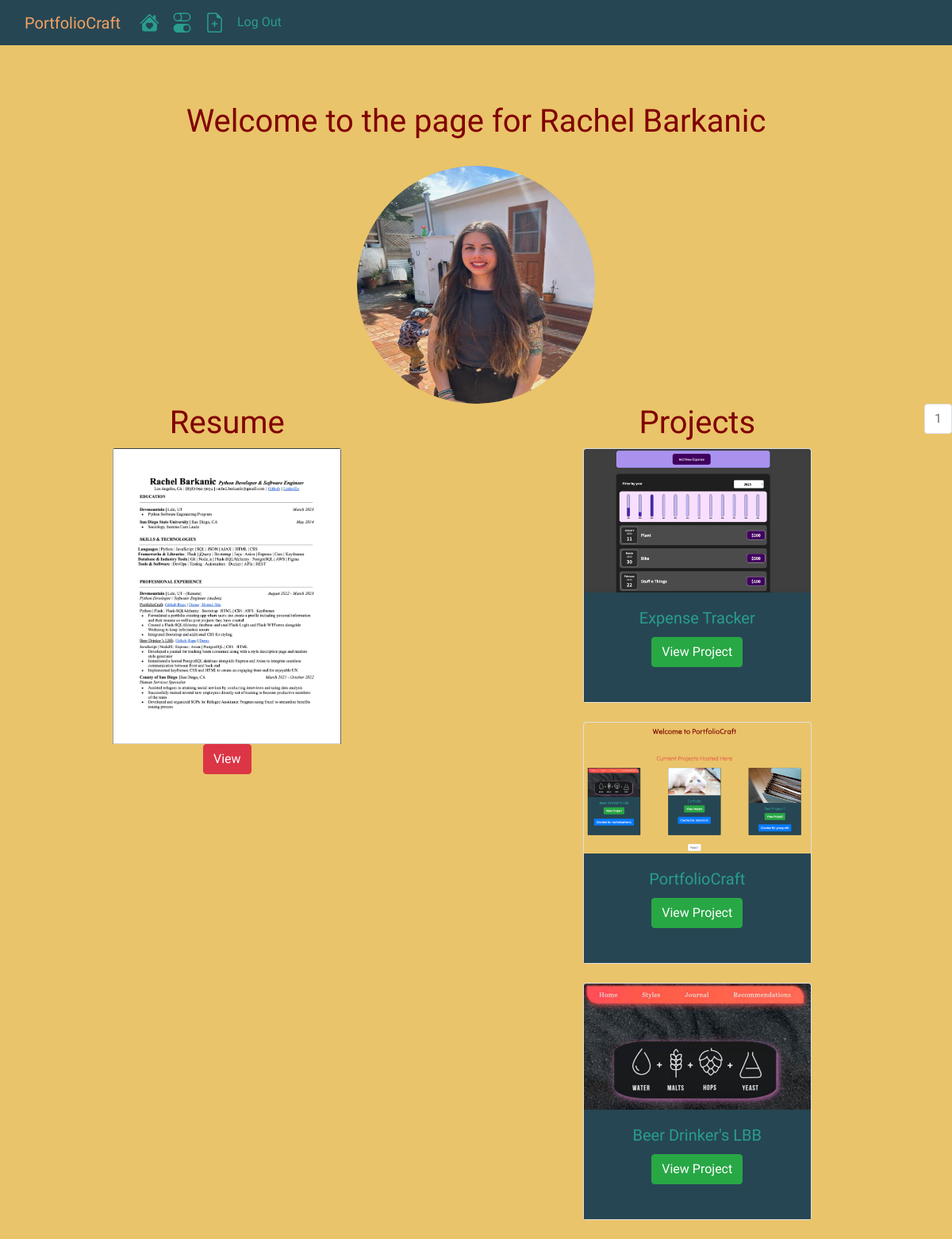
/rachelbarkanic (signed in), run on the app's committed database.
### portfoliocraft/models.py (models this page shows, shortened)
class User(db.Model, UserMixin):
    __tablename__ = 'users'
    id = db.Column(db.Integer, autoincrement = True, primary_key = True)
    profile_image = db.Column(db.String(255), nullable = False, default = 'default_profile.png')
    resume = db.Column(db.String(255), nullable = False, default = 'default_resume.png')
    first_name = db.Column(db.String(255), nullable = False, index=True)
    last_name = db.Column(db.String(255), nullable = False, index=True)
    username = db.Column(db.String(255), unique = True, nullable = False, index=True)
    email = db.Column(db.String(255), unique = True, nullable = False, index=True)
    password_hash = db.Column(db.String(255), nullable = False)
    projects = db.relationship('Project', backref = 'author', lazy = True)

class Project(db.Model):
    __tablename__ = 'projects'
    id = db.Column(db.Integer, autoincrement = True, primary_key = True)
    user_id = db.Column(db.Integer, db.ForeignKey('users.id'), nullable = False)
    date = db.Column(db.DateTime, nullable = False, default = datetime.utcnow)
    title = db.Column(db.String(255), nullable = False)
    description = db.Column(db.Text(255), nullable = False)
    screenshot = db.Column(db.String(255), nullable = False, default = 'default_screenshot.png')
    demo_link = db.Column(db.String(255), nullable = False)
    github_link = db.Column(db.String(255), nullable = False)

### portfoliocraft/users/views.py (the view)
@users.route('/<username>')
def user_projects(username):
    page = request.args.get('page', 1, type=int)
    user = User.query.filter_by(username = username).first_or_404()
    projects = Project.query.filter_by(author = user).order_by(Project.date.desc()).paginate(page = page, per_page = 5)
    return render_template('user_projects.html', projects = projects, user = user)

### portfoliocraft/models.py (called while the page is built)
@login_manager.user_loader
def load_user(user_id):
    return User.query.get(user_id)

### portfoliocraft/templates/user_projects.html
{% extends 'base.html' %}
{% block body %}
<br><br><br>
<div class="container" align="center">
    <h1>Welcome to the page for {{ user.first_name }} {{ user.last_name }}</h1>
    <br>
    <img class="profile-pic" src="{{url_for('static', filename = 'profile_pics/'+user.profile_image)}}">
</div>
<div class="flex-container" align="center">
    <div class="flex-child">
        <h1>Resume</h1>
            <div style="width: 18rem;"><img class="card-img-top" src="{{url_for('static', filename = 'resumes/'+user.resume)}}" alt="resume">
                <br>
                <button type="button" class="btn btn-danger"><a id="update-btn" href="{{url_for('users.view_resume', user_id = user.id)}}">View</a></button>
        </div>
    </div>
<div class="flex-child">
    <h1>Projects</h1>
{% for project in projects.items %}
<div class="card text-center" style="width: 18rem;">
    <img src="{{url_for('static', filename = 'screenshots/' +project.screenshot)}}" class="card-img-top" alt="project_image">
    <div class="card-body"  style="background-color: #264653;">
      <h5 class="card-title">{{project.title}}</h5>
      <a href=" {{url_for('projects.project', project_id = project.id)}}" class="btn btn-success">View Project</a>
      <br><br>
      </div>
    </div>
    <br>
{% endfor %}
</div>
<nav aria-label="Page Navigation example">
    <ul class="pagination justify-content-center">
        {% for page_num in projects.iter_pages(left_edge=1, right_edge=1, left_current=1, right_current=1) %}
        {% if projects.page == page_num %}
        <li class="page-item disabled">
            <a class="page-link" href="{{url_for('users.user_projects', username = user.username, page = page_num)}}">{{ page_num }}</a>
        </li>
        {% else %}
        <li class="page-item">
            <a class="page-link" href="{{url_for('users.user_projects', username = user.username, page = page_num)}}">{{ page_num }}</a>
        </li>
        {% endif %}
        {% endfor %}
    </ul>
</nav>
{% endblock %}

### portfoliocraft/static/styles.css (style rules this page uses)
.profile-pic { height: 300px; width: 300px; border-radius: 50%; }
#update-btn { color: white; }
body { font-family: 'Tilt Neon', cursive; background-color: #e9c46a; color: #2a9d8f; }
.flex-container { display: flex; justify-content: space-evenly; }
.flex-child { flex: 1; }
.flex-child:first-child { margin-right: 20px; }
h1 { color: maroon; }

### data on the page
User: first_name "Rachel", last_name "Barkanic", profile_image (picture), resume (picture)
Project: screenshot (picture), title "Expense Tracker"
Project: screenshot (picture), title "PortfolioCraft"
Project: screenshot (picture), title "Beer Drinker's LBB"

### other printed values
{{ page_num }} "1"
